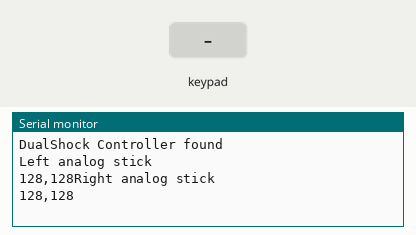
Simulated run of this sketch. Board: Arduino Uno, built with avr-gcc and run on an emulated ATmega328P. Parts: the last lines printed to the serial monitor. The test bench sets the inputs (shaded band).

Above: at 11.2 s.
11.3 s: key 'U' pressed
At 12.9 s:
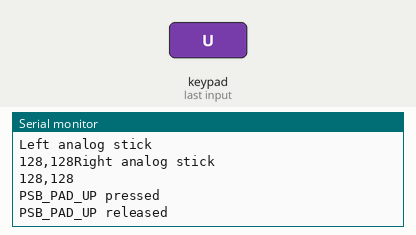
13.2 s: key 'D' pressed
At 14.8 s:
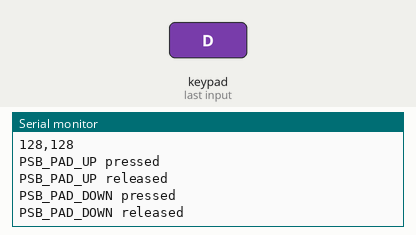
15.1 s: key 'L' pressed
At 16.7 s:
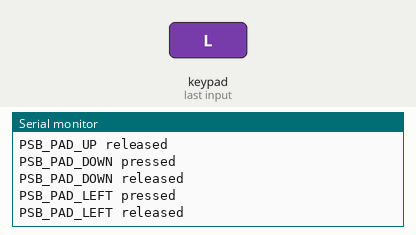
17.0 s: key 'R' pressed
At 18.4 s:
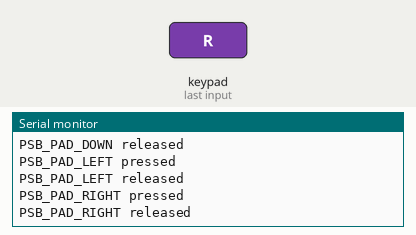
18.9 s: key 'X' pressed
At 20.4 s:
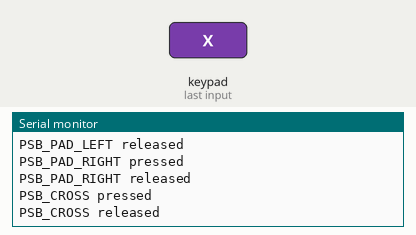
20.8 s: key 'O' pressed
At 22.4 s:
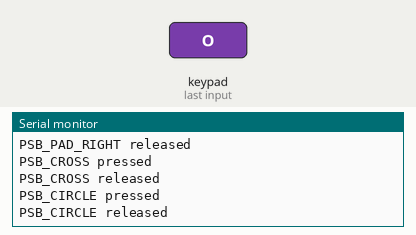

Measured:
- after the input at 11.3 s, the serial monitor: prints a new line at once (image 1)
- after the input at 13.2 s, the serial monitor: prints a new line at once (image 2)
- after the input at 15.1 s, the serial monitor: prints a new line at once (image 3)
- after the input at 17.0 s, the serial monitor: prints a new line at once (image 4)
- after the input at 18.9 s, the serial monitor: prints a new line at once (image 5)
- after the input at 20.8 s, the serial monitor: prints a new line at once (image 6)

The sketch:

PS2_controller.ino
```cpp
#include "PS2X_lib.h"  //for v1.6

/******************************************************************
 * set pins connected to PS2 controller:
 *   - 1e column: original
 *   - 2e colmun: Stef?
 * replace pin numbers by the ones you use
 ******************************************************************/
#define PS2_DAT     14   //D6  //14
#define PS2_CMD     16   //D8  //15
#define PS2_SEL     7   //D7  //16
#define PS2_CLK     15   //D5  //17

/******************************************************************
 * select modes of PS2 controller:
 *   - pressures = analog reading of push-butttons
 *   - rumble    = motor rumbling
 * uncomment 1 of the lines for each mode selection
 ******************************************************************/
#define pressures   true
//#define pressures   false
#define rumble      true
//#define rumble      false

PS2X ps2x; // create PS2 Controller Class

//right now, the library does NOT support hot pluggable controllers, meaning
//you must always either restart your Arduino after you connect the controller,
//or call config_gamepad(pins) again after connecting the controller.

int error = 0;
byte type = 0;
byte vibrate = 0;
int Lx = 0;
int Ly = 0;
int Rx = 0;
int Ry = 0;

void setup(){

  Serial.begin(57600);

  delay(10000);  //added delay to give wireless ps2 module some time to startup, before configuring it

  //CHANGES for v1.6 HERE!!! **************PAY ATTENTION*************

  //setup pins and settings: GamePad(clock, command, attention, data, Pressures?, Rumble?) check for error
  error = ps2x.config_gamepad(PS2_CLK, PS2_CMD, PS2_SEL, PS2_DAT, pressures, rumble);

  if(error == 0){
    Serial.print("Found Controller, configured successful ");
    Serial.print("pressures = ");
	if (pressures)
	  Serial.println("true ");
	else
	  Serial.println("false");
	Serial.print("rumble = ");
	if (rumble)
	  Serial.println("true)");
	else
	  Serial.println("false");
    Serial.println("Try out all the buttons, X will vibrate the controller, faster as you press harder;");
    Serial.println("holding L1 or R1 will print out the analog stick values.");
    Serial.println("Note: Go to www.billporter.info for updates and to report bugs.");
  }
  else if(error == 1)
    Serial.println("No controller found, check wiring, see readme.txt to enable debug. visit www.billporter.info for troubleshooting tips");

  else if(error == 2)
    Serial.println("Controller found but not accepting commands. see readme.txt to enable debug. Visit www.billporter.info for troubleshooting tips");

  else if(error == 3)
    Serial.println("Controller refusing to enter Pressures mode, may not support it. ");

//  Serial.print(ps2x.Analog(1), HEX);

  type = ps2x.readType();
  switch(type) {
    case 0:
      Serial.print("Unknown Controller type found ");
      break;
    case 1:
      Serial.print("DualShock Controller found ");
      break;
    case 2:
      Serial.print("GuitarHero Controller found ");
      break;
	case 3:
      Serial.print("Wireless Sony DualShock Controller found ");
      break;
   }


error = 0;
type = 1;


}


void loop() {
  /* You must Read Gamepad to get new values and set vibration values
     ps2x.read_gamepad(small motor on/off, larger motor strenght from 0-255)
     if you don't enable the rumble, use ps2x.read_gamepad(); with no values
     You should call this at least once a second
   */


  if(error == 1) //skip loop if no controller found
    return;

  ps2x.read_gamepad(false, vibrate); //read controller and set large motor to spin at 'vibrate' speed


if(ps2x.ButtonPressed(PSB_SELECT))
  Serial.println("PSB_SELECT pressed");
if(ps2x.ButtonReleased(PSB_SELECT))
  Serial.println("PSB_SELECT released");

if(ps2x.ButtonPressed(PSB_START))
  Serial.println("PSB_START pressed");
if(ps2x.ButtonReleased(PSB_START))
  Serial.println("PSB_START released");

if(ps2x.ButtonPressed(PSB_PAD_DOWN))
  Serial.println("PSB_PAD_DOWN pressed");
if(ps2x.ButtonReleased(PSB_PAD_DOWN))
  Serial.println("PSB_PAD_DOWN released");

if(ps2x.ButtonPressed(PSB_PAD_LEFT))
  Serial.println("PSB_PAD_LEFT pressed");
if(ps2x.ButtonReleased(PSB_PAD_LEFT))
  Serial.println("PSB_PAD_LEFT released");

if(ps2x.ButtonPressed(PSB_PAD_UP))
  Serial.println("PSB_PAD_UP pressed");
if(ps2x.ButtonReleased(PSB_PAD_UP))
  Serial.println("PSB_PAD_UP released");

if(ps2x.ButtonPressed(PSB_PAD_RIGHT))
  Serial.println("PSB_PAD_RIGHT pressed");
if(ps2x.ButtonReleased(PSB_PAD_RIGHT))
  Serial.println("PSB_PAD_RIGHT released");

if(ps2x.ButtonPressed(PSB_L2))
  Serial.println("PSB_L2 pressed");
if(ps2x.ButtonReleased(PSB_L2))
  Serial.println("PSB_L2 released");

if(ps2x.ButtonPressed(PSB_R2))
  Serial.println("PSB_R2 pressed");
if(ps2x.ButtonReleased(PSB_R2))
  Serial.println("PSB_R2 released");

if(ps2x.ButtonPressed(PSB_L1))
  Serial.println("PSB_L1 pressed");
if(ps2x.ButtonReleased(PSB_L1))
  Serial.println("PSB_L1 released");

if(ps2x.ButtonPressed(PSB_R1))
  Serial.println("PSB_R1 pressed");
if(ps2x.ButtonReleased(PSB_R1))
  Serial.println("PSB_R1 released");

if(ps2x.ButtonPressed(PSB_TRIANGLE))
  Serial.println("PSB_TRIANGLE pressed");
if(ps2x.ButtonReleased(PSB_TRIANGLE))
  Serial.println("PSB_TRIANGLE released");

if(ps2x.ButtonPressed(PSB_CIRCLE))
  Serial.println("PSB_CIRCLE pressed");
if(ps2x.ButtonReleased(PSB_CIRCLE))
  Serial.println("PSB_CIRCLE released");

if(ps2x.ButtonPressed(PSB_CROSS))
  Serial.println("PSB_CROSS pressed");
if(ps2x.ButtonReleased(PSB_CROSS))
  Serial.println("PSB_CROSS released");

if(ps2x.ButtonPressed(PSB_SQUARE))
  Serial.println("PSB_SQUARE pressed");
if(ps2x.ButtonReleased(PSB_SQUARE))
  Serial.println("PSB_SQUARE released");

if( ps2x.Analog(PSS_LY) != Ly || ps2x.Analog(PSS_LX) != Lx  ){
      Serial.println("\nLeft analog stick ");
      Serial.print(ps2x.Analog(PSS_LX), DEC);
      Serial.print(",");
      Serial.print(ps2x.Analog(PSS_LY), DEC);
}
if( ps2x.Analog(PSS_RY) > (Ry+5) || ps2x.Analog(PSS_RX) > (Rx+5) || ps2x.Analog(PSS_RY) < (Ry-5) || ps2x.Analog(PSS_RX) < (Rx-5) ){
      Serial.println("Right analog stick ");
      Serial.print(ps2x.Analog(PSS_RX), DEC);
      Serial.print(",");
      Serial.println(ps2x.Analog(PSS_RY), DEC);
}
Ly = ps2x.Analog(PSS_LY);
Lx = ps2x.Analog(PSS_LX);
Ry = ps2x.Analog(PSS_RY);
Rx = ps2x.Analog(PSS_RX);
/*


if(ps2x.ButtonPressed(PSB_CROSS))
  Serial.println("X pressed");
if(ps2x.ButtonReleased(PSB_CROSS))
  Serial.println("X released");


    if(ps2x.Button(PSB_START))         //will be TRUE as long as button is pressed
      Serial.println("Start is being held");
    if(ps2x.Button(PSB_SELECT))
      Serial.println("Select is being held");

    if(ps2x.Button(PSB_PAD_UP)) {      //will be TRUE as long as button is pressed
      Serial.print("Up held this hard: ");
      Serial.println(ps2x.Analog(PSAB_PAD_UP), DEC);
    }
    if(ps2x.Button(PSB_PAD_RIGHT)){
      Serial.print("Right held this hard: ");
      Serial.println(ps2x.Analog(PSAB_PAD_RIGHT), DEC);
    }
    if(ps2x.Button(PSB_PAD_LEFT)){
      Serial.print("LEFT held this hard: ");
      Serial.println(ps2x.Analog(PSAB_PAD_LEFT), DEC);
    }
    if(ps2x.Button(PSB_PAD_DOWN)){
      Serial.print("DOWN held this hard: ");
      Serial.println(ps2x.Analog(PSAB_PAD_DOWN), DEC);
    }

    vibrate = ps2x.Analog(PSAB_CROSS);  //this will set the large motor vibrate speed based on how hard you press the blue (X) button
    if (ps2x.NewButtonState()) {        //will be TRUE if any button changes state (on to off, or off to on)
      if(ps2x.Button(PSB_L3))
        Serial.println("L3 pressed");
      if(ps2x.Button(PSB_R3))
        Serial.println("R3 pressed");
      if(ps2x.Button(PSB_L2))
        Serial.println("L2 pressed");
      if(ps2x.Button(PSB_R2))
        Serial.println("R2 pressed");
      if(ps2x.Button(PSB_TRIANGLE))
        Serial.println("Triangle pressed");
    }

    if(ps2x.ButtonPressed(PSB_CIRCLE))               //will be TRUE if button was JUST pressed
      Serial.println("Circle just pressed");
    if(ps2x.NewButtonState(PSB_CROSS))               //will be TRUE if button was JUST pressed OR released
      Serial.println("X just changed");
    if(ps2x.ButtonReleased(PSB_SQUARE))              //will be TRUE if button was JUST released
      Serial.println("Square just released");

    if(ps2x.Button(PSB_L1) || ps2x.Button(PSB_R1)) { //print stick values if either is TRUE
      Serial.print("Stick Values:");
      Serial.print(ps2x.Analog(PSS_LY), DEC); //Left stick, Y axis. Other options: LX, RY, RX
      Serial.print(",");
      Serial.print(ps2x.Analog(PSS_LX), DEC);
      Serial.print(",");
      Serial.print(ps2x.Analog(PSS_RY), DEC);
      Serial.print(",");
      Serial.println(ps2x.Analog(PSS_RX), DEC);
    }

*/

  delay(50);


}
```

hexaServo.h
```cpp
#ifndef _HEXASERVO_H_
#define _HEXASERVO_H_

#include <Wire.h>
#include <Adafruit_PWMServoDriver.h>


/*
 *  Servo index remapping
 *  0/1 _____ 7/6
 *     |     |
 *  2/3|  ^  |9/8
 *     |_____|
 *  4/5       11/10
 */
#define _SERVO0_ 0
#define _SERVO1_ 2
#define _SERVO2_ 5
#define _SERVO3_ 6
#define _SERVO4_ 14
#define _SERVO5_ 12
#define _SERVO6_ 1
#define _SERVO7_ 3
#define _SERVO8_ 4
#define _SERVO9_ 7
#define _SERVO10_ 15
#define _SERVO11_ 13

/* PWM frequency (take care of change in home position to avoid damage) */
#define _PWMFREQ_ 50

/* Servo home position
 * From 0 (duty cycle = 0%) to 4096 (duty cycle = 100%)
 * For used servo pulse duration is from 500us to 2500us
 * Theorical home position is: 4096*(TMAX-TMIN)/TCLK = 4096*(2500-500)*50 = 307
 */
#define _SERVOHOME0_ 304
#define _SERVOHOME1_ 295
#define _SERVOHOME2_ 288
#define _SERVOHOME3_ 283
#define _SERVOHOME4_ 394
#define _SERVOHOME5_ 288
#define _SERVOHOME6_ 333
#define _SERVOHOME7_ 295
#define _SERVOHOME8_ 314
#define _SERVOHOME9_ 291
#define _SERVOHOME10_ 304
#define _SERVOHOME11_ 295


/* Horizontal and vertical limit in term of duty cycle from home position */
#define _PWMHMIN_ -57
#define _PWMHMAX_ 57
#define _PWMVMIN_ -100
#define _PWMVMAX_ 10

/* Break time between instruction for servo rotation */
#define _STDBREAK_ 1

/* Number of steps per instructions */
#define _NBSTEPS_ 15

/* Lenght or angle of one step */
#define _STEPLENGHT_ 1
#define _STEPANGLE_ 1

/* Standard elevation of hexa legs */
#define _STDHEIGHT_ 100

/* Accuracy of the movement */
#define _ERRLENGHT_ 0.01
#define _ERRANGLE_ 0.01

/* Abstraction functions */
int hexaServoMap( int index );
int hexaServoHome( int index );
/* Initiate I2C connexion */
void hexaServoInit();
/* Set hexa legs in standard position */
void hexaHoming();
/* Set hexa legs close to tidied position */
void hexaShuttingDown();
/* Abstratcion function:
 * Go front if positive for horizontal mouvement (odd index)
 * Go deep if positive for vertical mouvement (even index)
 */
void hexaSetPos( int index, int pos );
/* Displacement function:
 * lenght, angle can be positive or negative
 * lenght, angle are absolute. Trigger _STEPLENGHT_ and _STEPANGLE_ for a correct conversion
 * angle is counterclockwise
 * stepSize reduces speed, a [0,1] value is expected (0 -> no move, 1 -> max step)
 * height is given in term of duty cycle as an offset from home position
 */
void hexaToward( double lenght, double stepSize, int height );
void hexaRotate( double angle, double stepSize, int height );
/* curve allows slanted paths, a [-1,1] value is expected (-1 -> clockwise, 0 -> straight, 1 -> counterclockwise)
 * lenght represents the distance crossed by legs.
 * It may be very different from actual distance crossed by hexa in case of sharp curve (closed to -1 or 1)
 */
void hexaMove( double lenght, double curve, double stepSize, int height );

#endif
```

Source omitted: hexaServo.cpp (10348 bytes)
